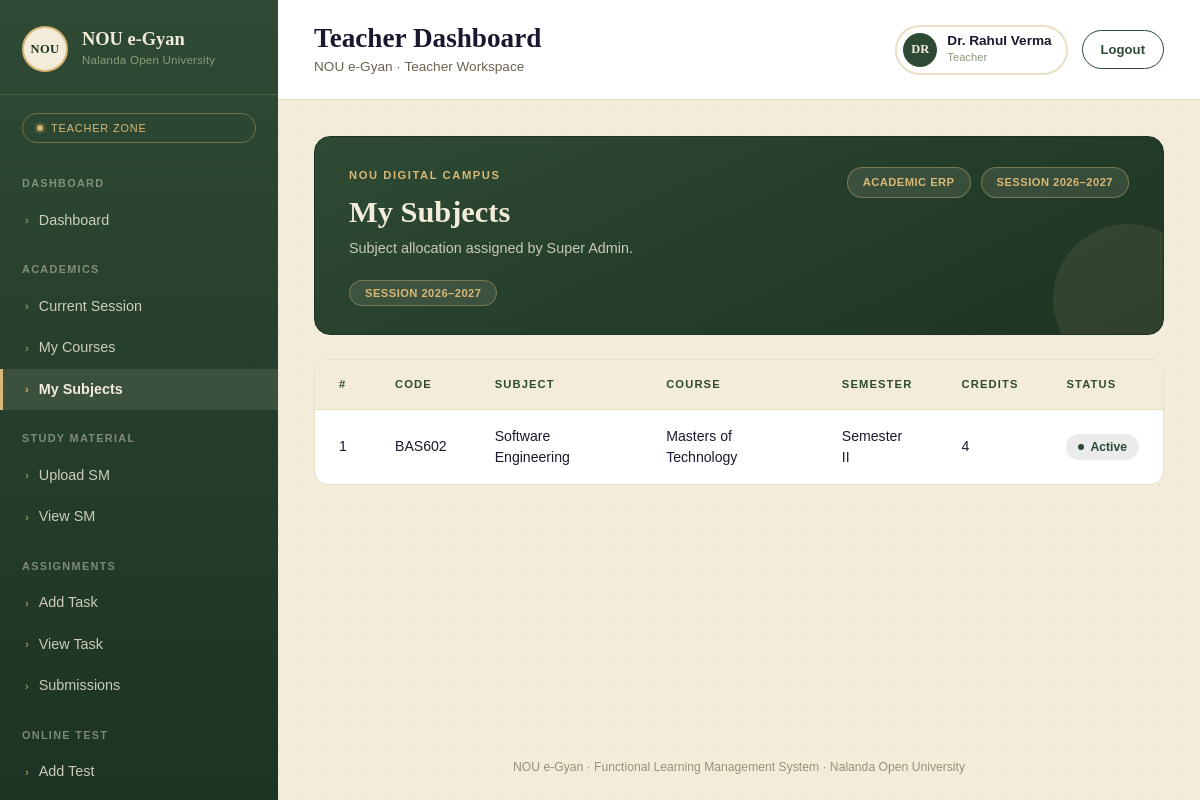
Screenshot of /teacher/subjects (signed in) with the database file from the repository.
### myapp/models.py (models this page shows, shortened)
class AddTeacher(models.Model):
    user=models.OneToOneField(
        User,
        on_delete=models.CASCADE,
        related_name="Teacher"
    )
    id=models.IntegerField(primary_key=True,auto_created=True)
    employee_id=models.CharField(max_length=20,blank=None,null=True)
    teacher_name=models.CharField(max_length=50)
    email=models.EmailField(max_length=50,blank=None,null=True)
    mobile=models.CharField(max_length=13,blank=None,null=True)
    department=models.CharField(max_length=50,blank=None,null=True)
    designation=models.CharField(max_length=50,blank=None,null=True)
    username=models.CharField(max_length=50,blank=None,null=True)
    password=models.CharField(max_length=50,blank=None,null=True)
    status=models.CharField(max_length=20,blank=None,null=True)
    Dor=models.DateTimeField(null=True)
    Dou=models.DateTimeField(null=True)
    Dod=models.DateTimeField(null=True)

class AddSubject(models.Model):
    id=models.IntegerField(primary_key=True,auto_created=True)
    course=models.CharField(max_length=50,blank=None,null=True)
    subject_code=models.CharField(max_length=50,blank=None,null=True)
    subject_name=models.CharField(max_length=50,blank=None,null=True)
    semester=models.CharField(max_length=20,blank=None,null=True)
    credits=models.IntegerField(max_length=20,blank=None,null=True)
    teacher=models.CharField(max_length=50,blank=None,null=True)
    status=models.CharField(max_length=20,blank=None,null=True)
    description=models.CharField(max_length=100,blank=None,null=True)
    Dor=models.DateTimeField(null=True)
    Dou=models.DateTimeField(null=True)
    Dod=models.DateTimeField(null=True)

### myapp/views.py (the view)
# urls.py: path('teacher/subjects',views.t_my_subjects,name="t_my_subjects"),
@cache_control(no_cache=True,must_revalidate=True,no_store=True)
@login_required
def t_my_subjects(request):
    teacher = AddTeacher.objects.get(user=request.user)
    subjects = AddSubject.objects.filter(teacher=teacher.teacher_name)
    courses = AddCourse.objects.filter(course_name__in=subjects.values_list('course', flat=True))
    return render(request,'teacher/mysubjects.html', {'teacher': teacher,'courses': courses,'subjects': subjects,})

### myapp/templates/teacher/mysubjects.html (shortened to what this page needs)
{% extends "teacher/base.html" %}
{% block content %}
<div class="content">
<div class="ms-wrap">
  <div class="ms-hero">
    <div class="ms-hero-top">
      <div>
        <div class="ms-eyebrow">NOU DIGITAL CAMPUS</div>
        <h1 class="ms-title">My Subjects</h1>
        <div class="ms-desc">Subject allocation assigned by Super Admin.</div>
      </div>
      <div class="ms-chips">
        <span class="ms-chip">ACADEMIC ERP</span>
        <span class="ms-chip">SESSION 2026–2027</span>
      </div>
    </div>
    <div class="ms-hero-badge">
      <span class="ms-chip">SESSION 2026–2027</span>
    </div>
  </div>
  <div class="ms-panel">
    <table class="ms-table">
      <thead>
        <tr>
          <th style="width:56px;">#</th>
          <th>CODE</th>
          <th>SUBJECT</th>
          <th>COURSE</th>
          <th>SEMESTER</th>
          <th>CREDITS</th>
          <th>STATUS</th>
        </tr>
      </thead>
      <tbody>
        {% for s in subjects %}
        <tr>
          <td>{{ forloop.counter }}</td>
          <td>{{ s.subject_code }}</td>
          <td>{{ s.subject_name }}</td>
          <td>{{ s.course }}</td>
          <td>{{ s.semester }}</td>
          <td>{{ s.credits }}</td>
          <td><span class="ms-status"><span class="dot"></span>{{ s.status }}</span></td>
        </tr>
        {% empty %}
        <tr>
          <td colspan="7" class="ms-empty">No subjects assigned.</td>
        </tr>
        {% endfor %}
      </tbody>
    </table>
  </div>
</div>
</div>
{% endblock content %}

### myapp/templates/teacher/includes/navbar.html (shortened to what this page needs)
<header class="topbar">
  <div style="display: flex; align-items: center; gap: 14px">
    <div>
      <h1 class="page-title">Teacher Dashboard</h1>
      <div class="page-sub">NOU e-Gyan · Teacher Workspace</div>
    </div>
  </div>
  <div class="topbar-right">
    <div class="profile-chip">
      <div class="profile-avatar">{{ request.user.Teacher.teacher_name|slice:":2"|upper }}</div>
      <div>
        <div class="profile-name">{{ request.user.Teacher.teacher_name }}</div>
        <div class="profile-role">Teacher</div>
      </div>
    </div>
    <a href="{% url "logout" %}"><button class="logout-btn">Logout</button></a>
  </div>
</header>

### myapp/static/css/teacher.css (style rules this page uses)
:root { --ink: #171A2E; --ink-soft: #262B48; --brick: #2E4A34; --brick-deep: #1D3323; --parchment: #F3ECDA; --parchment-2:#E9DFC5; --brass: #B8863B; --brass-soft: #D8B876; --sage: #8A9B7C; --ink-text: #2A2418; --font-display: 'Cinzel', serif; --font-body: 'Work Sans', sans-serif; --sidebar-w: 278px; --ok: #4F7A5C; --warn: #B8863B; padding-top: env(safe-area-inset-top, 0px); padding-bottom: env(safe-area-inset-bottom, 0px); }
* { box-sizing: border-box; }
html,body { height:100%; }
body { margin:0; font-family: var(--font-body); background: var(--parchment); color: var(--ink-text); -webkit-font-smoothing: antialiased; }
a { text-decoration:none; color:inherit; }
button { font-family: inherit; }
.topbar { display:flex; align-items:center; justify-content:space-between; gap:20px; padding: 22px clamp(20px, 3vw, 44px); border-bottom: 1px solid var(--parchment-2); background: #fff; position: sticky; top:0; z-index:5; padding-top: calc(22px + env(safe-area-inset-top, 0px)); }
.page-title { font-family: var(--font-display); font-weight:600; font-size: clamp(1.35rem, 2.4vw, 1.7rem); color: var(--ink); margin:0; }
.page-sub { font-size:0.85rem; color: #6B6250; margin-top:2px; }
.topbar-right { display:flex; align-items:center; gap:14px; }
.profile-chip { display:flex; align-items:center; gap:10px; padding: 6px 14px 6px 6px; border: 2px solid var(--parchment-2); border-radius: 999px; }
.profile-avatar { width:34px; height:34px; border-radius:50%; background: var(--brick); color: var(--parchment); display:flex; align-items:center; justify-content:center; font-family: var(--font-display); font-size:0.78rem; font-weight:700; }
.profile-name { font-size:0.85rem; font-weight:600; color: var(--ink); line-height:1.1; }
.profile-role { font-size:0.7rem; color: var(--sage); }
.logout-btn { border:1px solid var(--brick); color: var(--brick); background: transparent; padding: 9px 18px; border-radius: 999px; font-size:0.82rem; font-weight:600; cursor:pointer; transition: background .15s ease, color .15s ease; }
.content { padding: clamp(20px, 3vw, 44px); flex:1; }

### myapp/templates/teacher/mysubjects.html (style rules this page uses)
:root { --ink: #171A2E; --brick: #2E4A34; --brick-deep: #1D3323; --parchment: #F3ECDA; --parchment-2:#E9DFC5; --brass: #B8863B; --brass-soft: #D8B876; --ink-text: #2A2418; --font-display: 'Cinzel', serif; --font-body: 'Work Sans', sans-serif; }
.ms-wrap { font-family: var(--font-body); color: var(--ink-text); }
.ms-hero { position:relative; overflow:hidden; border-radius:16px; padding: 30px 34px; background: linear-gradient(155deg, var(--brick) 0%, var(--brick-deep) 100%); border: 1px solid var(--brick-deep); color: var(--parchment); margin-bottom:24px; }
.ms-hero::after { content:""; position:absolute; right:-40px; bottom:-40px; width:150px; height:150px; border-radius:50%; background: rgba(216,184,118,0.10); }
.ms-hero-top { display:flex; align-items:flex-start; justify-content:space-between; gap:16px; position:relative; z-index:1; flex-wrap:wrap; }
.ms-eyebrow { font-size:0.7rem; letter-spacing:0.14em; font-weight:700; color: var(--brass-soft); margin-bottom:10px; }
.ms-title { font-family: var(--font-display); font-weight:600; font-size: clamp(1.5rem, 2.8vw, 1.9rem); margin:0 0 8px; line-height:1.2; }
.ms-desc { font-size:0.9rem; color: rgba(243,236,218,0.8); max-width:520px; }
.ms-chips { display:flex; gap:10px; flex-wrap:wrap; }
.ms-chip { background: rgba(243,236,218,0.1); border:1px solid rgba(216,184,118,0.4); color: var(--brass-soft); font-size:0.7rem; font-weight:700; letter-spacing:0.04em; padding:6px 15px; border-radius:999px; white-space:nowrap; }
.ms-hero-badge { position:relative; z-index:1; margin-top:20px; display:inline-block; }
.ms-panel { background:#fff; border:1px solid var(--parchment-2); border-radius:14px; overflow:hidden; }
.ms-table { width:100%; border-collapse:collapse; }
.ms-table thead th { text-align:left; font-size:0.7rem; letter-spacing:0.1em; color: var(--brick); font-weight:700; padding:16px 24px; border-bottom:1px solid var(--parchment-2); background: var(--parchment); }
.ms-table tbody td { padding:16px 24px; font-size:0.88rem; border-bottom:1px solid var(--parchment-2); color: var(--ink); }
.ms-table tbody tr:last-child td { border-bottom:none; }
.ms-status { display:inline-flex; align-items:center; gap:6px; padding:4px 12px; border-radius:999px; font-size:0.76rem; font-weight:700; background: rgba(46,74,52,0.1); color: var(--brick); }
.ms-status .dot { width:6px; height:6px; border-radius:50%; background: currentColor; }

### rows the page displays
AddSubject: subject_code "BAS602", subject_name "Software Engineering", course "Masters of Technology", semester "Semester II", credits "4", status "Active"

### other values shown
{{ request.user.Teacher.teacher_name|slice:":2"|upper }} "DR"
{{ request.user.Teacher.teacher_name }} "Dr. Rahul Verma"
